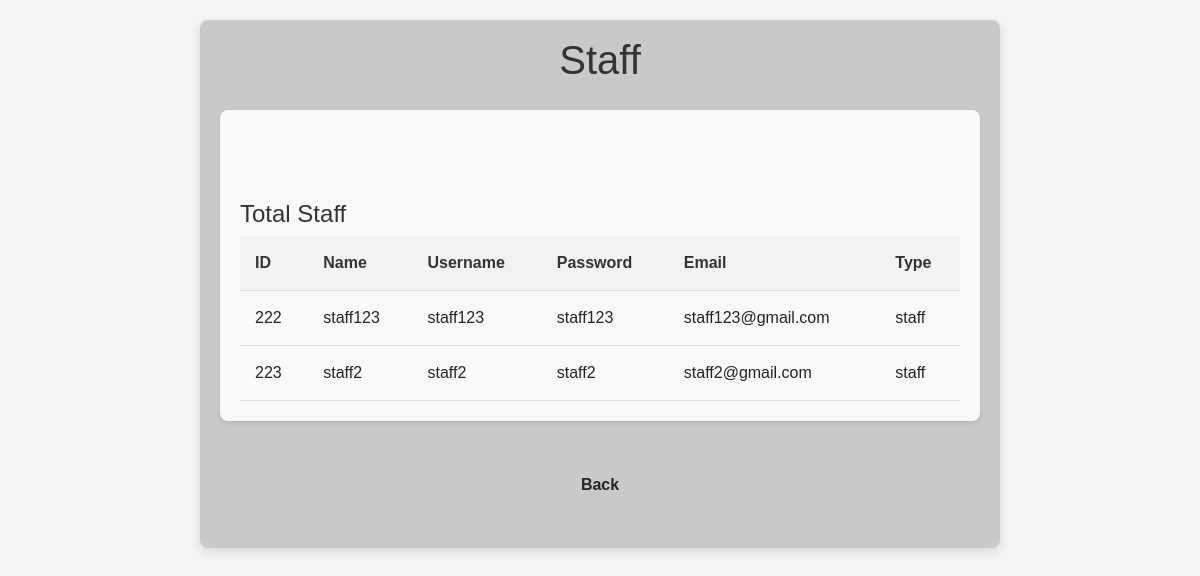
Screenshot of /admin2.php with the database file from the repository.
### tables this page shows
CREATE TABLE `users` (
  `id` int(11) NOT NULL,
  `name` varchar(255) NOT NULL,
  `username` varchar(255) NOT NULL,
  `password` varchar(255) NOT NULL,
  `school_id` varchar(255) NOT NULL,
  `email` varchar(255) NOT NULL,
  `Type` varchar(100) NOT NULL DEFAULT 'student'
);

### admin2.php (the view, shortened to what this page needs)
<!DOCTYPE html>
<html lang="en">
<head>
  <link rel="stylesheet" href="assets/bootstrap/css/bootstrap.min.css">
  <link rel="stylesheet" href="assets/bootstrap/css/bootstrap-grid.min.css">
  <link rel="stylesheet" href="assets/bootstrap/css/bootstrap-reboot.min.css">
  <link rel="stylesheet" href="assets/animatecss/animate.css">
  <link rel="stylesheet" href="assets/dropdown/css/style.css">
  <link rel="stylesheet" href="assets/theme/css/style.css">
  <link rel="stylesheet" href="assets/mobirise/css/mbr-additional.css" type="text/css">
</head>
<body>
    <div class="container">
        <h1>Staff</h1>
        <div class="dashboard-card">
            <h2>Total Staff</h2>
            <?php
            $servername = "localhost";
            $username = "root";
            $password = "";
            $dbname = "ufo";
            $conn = new mysqli($servername, $username, $password, $dbname);
            $sql = "SELECT id, name, username,password, email, Type FROM users WHERE Type = 'staff'";
            $result = $conn->query($sql);
            if ($result->num_rows > 0) {
                echo "<table>";
                echo "<tr><th>ID</th><th>Name</th><th>Username</th><th>Password</th><th>Email</th><th>Type</th></tr>";
                while($row = $result->fetch_assoc()) {
                    echo "<tr>";
                    echo "<td>" . $row["id"] . "</td>";
                    echo "<td>" . $row["name"] . "</td>";
                    echo "<td>" . $row["username"] . "</td>";
                    echo "<td>" . $row["password"] . "</td>";
                    echo "<td>" . $row["email"] . "</td>";
                    echo "<td>" . $row["Type"] . "</td>";
                    echo "</tr>";
                }
                echo "</table>";
            } else {
                echo "0 results";
            }
            ?>
        </div>
        <center><a class="btn btn" href="admin.php">Back</a>
    </div>
</body>
</html>

### assets/theme/css/style.css (style rules this page uses)
body { font-style: normal; line-height: 1.5; font-weight: 400; color: #232323; position: relative; }
section, .container, .container-fluid { position: relative; word-wrap: break-word; }
a { font-style: normal; font-weight: 400; cursor: pointer; }
a, a:hover { text-decoration: none; }
h1, h2, h3, h4, h5, h6, .display-1, .display-2, .display-4, .display-5, .display-7, span, p, a { line-height: 1; word-break: break-word; word-wrap: break-word; font-weight: 400; }
.btn { font-weight: 600; border-width: 1px; font-style: normal; margin: 0.6rem 0.6rem; white-space: normal; transition: all 0.2s ease-in-out; display: inline-flex; align-items: center; justify-content: center; word-break: break-word; }
html, body { height: auto; min-height: 100vh; }
.container, .container-fluid { padding-left: 16px; padding-right: 16px; }

### assets/mobirise/css/mbr-additional.css (style rules this page uses)
.btn { border-width: 2px; }
body { font-family: Inter Tight; }
.btn { padding: 1.25rem 2rem; border-radius: 4px; }
a, a:hover { color: #2b7a69; }
body { overflow-x: hidden; }
a { transition: color 0.6s; }

### admin2.php (style rules this page uses)
body { font-family: Arial, sans-serif; background-color: #f4f4f4; margin: 0; padding: 0; }
.container { max-width: 800px; margin: 20px auto; padding: 20px; background-color: #c9c9c9; border-radius: 8px; box-shadow: 0 4px 8px rgba(0, 0, 0, 0.1); }
h1 { text-align: center; margin-bottom: 30px; color: #333; }
table { width: 100%; border-collapse: collapse; border-spacing: 0; }
th, td { padding: 15px; text-align: left; border-bottom: 1px solid #ddd; }
th { background-color: #f2f2f2; color: #333; }
.dashboard-card { background-color: #f9f9f9; border-radius: 8px; padding: 20px; margin-bottom: 20px; box-shadow: 0 2px 4px rgba(0, 0, 0, 0.1); overflow: hidden; transition: all 0.3s ease; }
h2 { font-size: 24px; color: #333; margin: 0; margin-bottom: 10px; }

### rows the page displays
users: id "222", name "staff123", username "staff123", password "staff123", email "staff123@gmail.com", Type "staff"
users: id "223", name "staff2", username "staff2", password "staff2", email "staff2@gmail.com", Type "staff"
